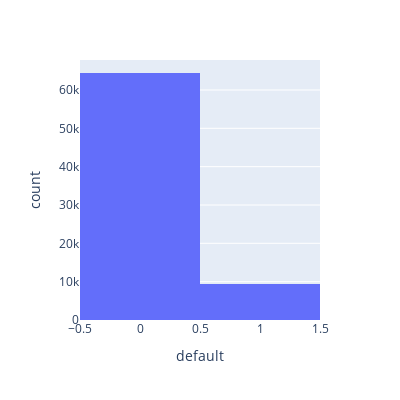

Notebook code cell kept with this figure:
### Code cell
fig = px.histogram(df, x='default')
fig.update_layout(width = 400, height = 400)
fig.show()

### Figure 1 — Plotly figure (JSON) as saved in the notebook; plotly's stock layout.template omitted (floating-point values rounded to 4 significant figures; data arrays with more than 128 entries replaced by an {"elided": "..."} marker saying what was removed)
{"data": [{"alignmentgroup": "True", "bingroup": "x", "hovertemplate": "default=%{x}<br>count=%{y}<extra></extra>", "legendgroup": "", "marker": {"color": "#636efa", "pattern": {"shape": ""}}, "name": "", "offsetgroup": "", "orientation": "v", "showlegend": false, "type": "histogram", "x": {"elided": "73799 int values"}, "xaxis": "x", "yaxis": "y"}], "layout": {"barmode": "relative", "height": 400, "legend": {"tracegroupgap": 0}, "margin": {"t": 60}, "width": 400, "xaxis": {"anchor": "y", "domain": [0, 1], "title": {"text": "default"}}, "yaxis": {"anchor": "x", "domain": [0, 1], "title": {"text": "count"}}}}
